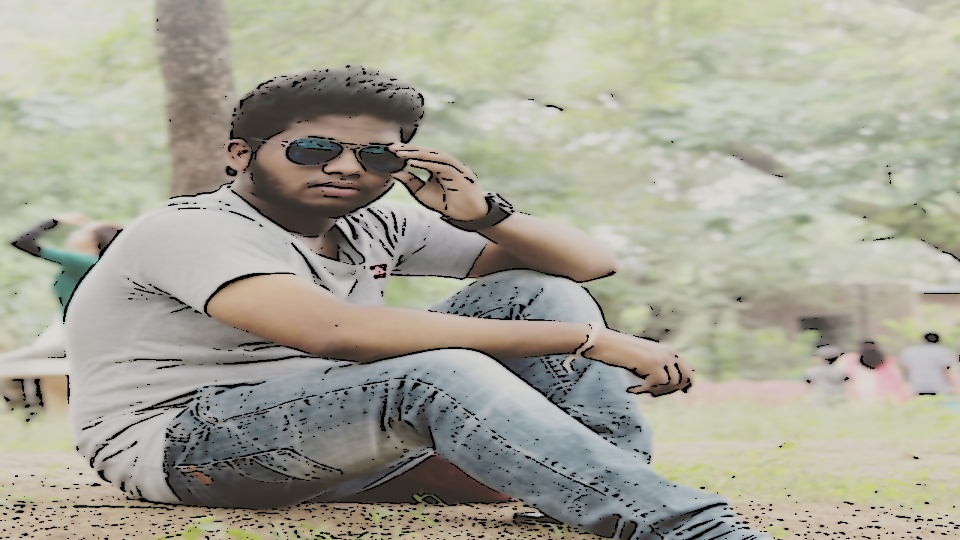
#> input picture cartoonified_Image.jpg, 960 x 540 px
$ python -i 'cartooning image.py'   (imports and definitions only)
#> lines starting #> are read from the running program, lines starting #| are printed output that depends on the picture; after the words box and inside, x2 and y2 are one past the last pixel; in counts of white or black regions, pixels touching at a corner belong together
import cv2 #for image processing
import easygui #to open the filebox
import numpy as np #to store image
import imageio #to read image stored at particular path

import sys
import matplotlib.pyplot as plt
import os
import tkinter as tk
from tkinter import filedialog
from tkinter import *
from PIL import ImageTk, Image

# [4 lines not run here, left out]
# [1 line that did not run here, left out]

def upload():
    ImagePath=easygui.fileopenbox()
    cartoonify(ImagePath)


def cartoonify(ImagePath):
    # read the image
#> called with ImagePath = 'cartoonified_Image.jpg'
    originalmage = cv2.imread(ImagePath)
#> originalmage is the input picture: shape (540, 960, 3); mean B, G, R 150.9, 164.9, 166.4
    originalmage = cv2.cvtColor(originalmage, cv2.COLOR_BGR2RGB)
    #print(image)  # image is stored in form of numbers

    # confirm that image is chosen
    if originalmage is None:
        print("Can not find any image. Choose appropriate file")
        sys.exit()

    ReSized1 = cv2.resize(originalmage, (960, 540))
    #plt.imshow(ReSized1, cmap='gray')


    #converting an image to grayscale
    grayScaleImage= cv2.cvtColor(originalmage, cv2.COLOR_BGR2GRAY)
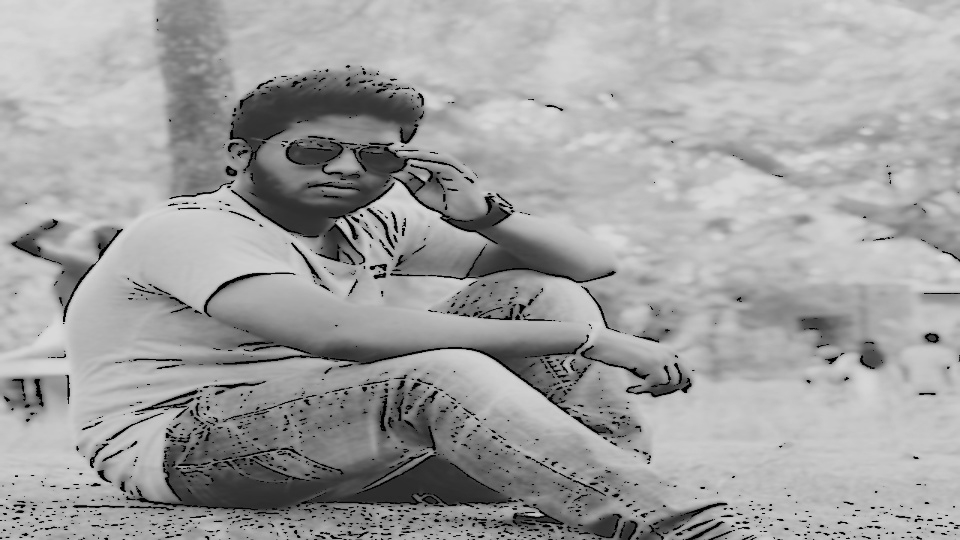
#> grayScaleImage: shape (540, 960); min 0, max 220, mean 160.9
    ReSized2 = cv2.resize(grayScaleImage, (960, 540))
    #plt.imshow(ReSized2, cmap='gray')


    #applying median blur to smoothen an image
    smoothGrayScale = cv2.medianBlur(grayScaleImage, 5)
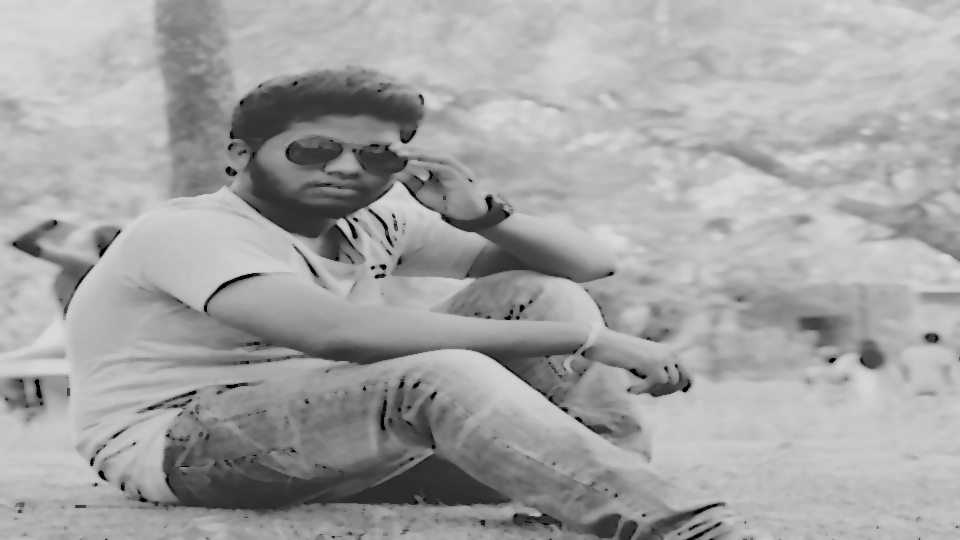
#> smoothGrayScale: shape (540, 960); min 0, max 217, mean 163.5
    ReSized3 = cv2.resize(smoothGrayScale, (960, 540))
    #plt.imshow(ReSized3, cmap='gray')

    #retrieving the edges for cartoon effect
    #by using thresholding technique
    getEdge = cv2.adaptiveThreshold(smoothGrayScale, 255,
        cv2.ADAPTIVE_THRESH_MEAN_C,
        cv2.THRESH_BINARY, 9, 9)
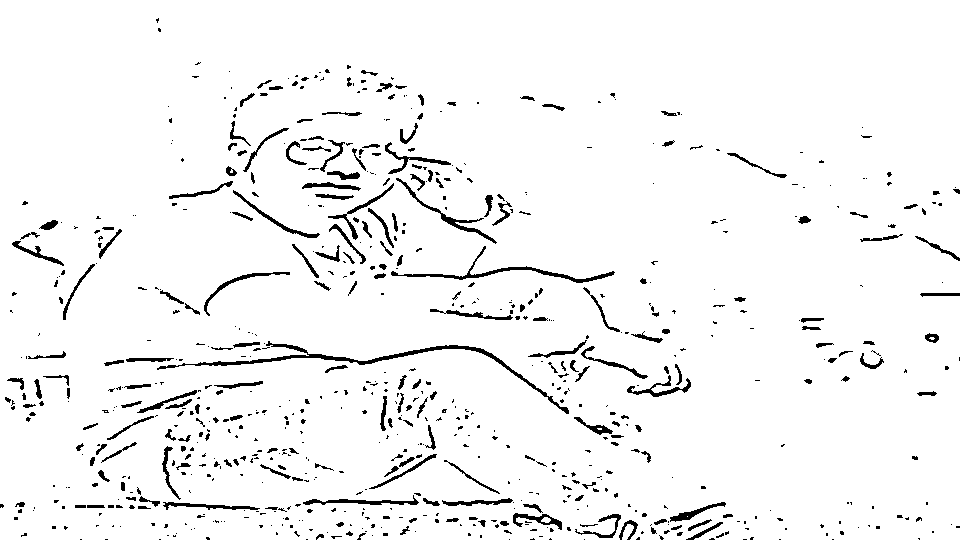
#> getEdge: shape (540, 960); 95.6% white; 740 black regions (514 under 20 px), largest, box (x1, y1, x2, y2) and area: (157, 341, 569, 414) 1601, (391, 246, 615, 283) 807, (396, 178, 497, 244) 494

    ReSized4 = cv2.resize(getEdge, (960, 540))
    #plt.imshow(ReSized4, cmap='gray')

    #applying bilateral filter to remove noise
    #and keep edge sharp as required
    colorImage = cv2.bilateralFilter(originalmage, 9, 300, 300)
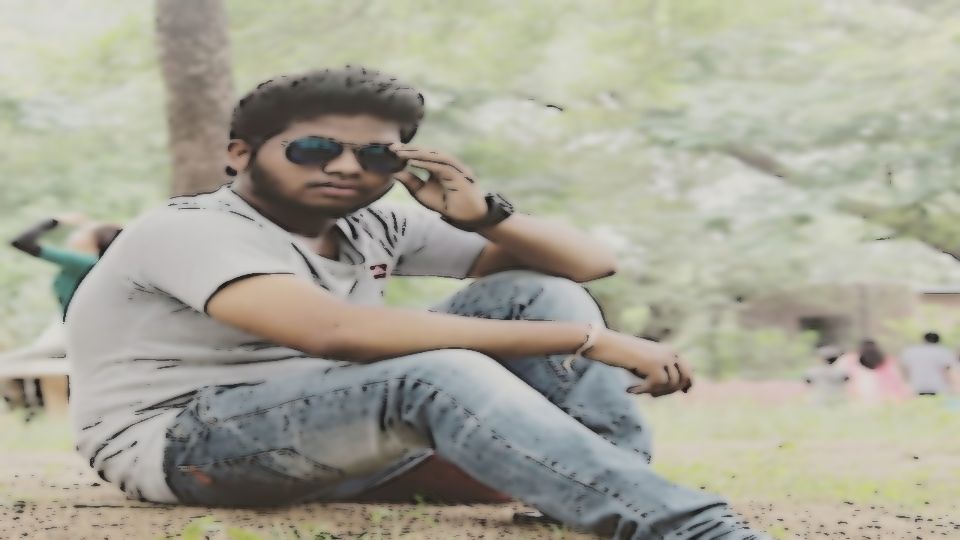
#> colorImage: shape (540, 960, 3); mean R, G, B 167.1, 165.6, 151.5
    ReSized5 = cv2.resize(colorImage, (960, 540))
    #plt.imshow(ReSized5, cmap='gray')


    #masking edged image with our "BEAUTIFY" image
    cartoonImage = cv2.bitwise_and(colorImage, colorImage, mask=getEdge)
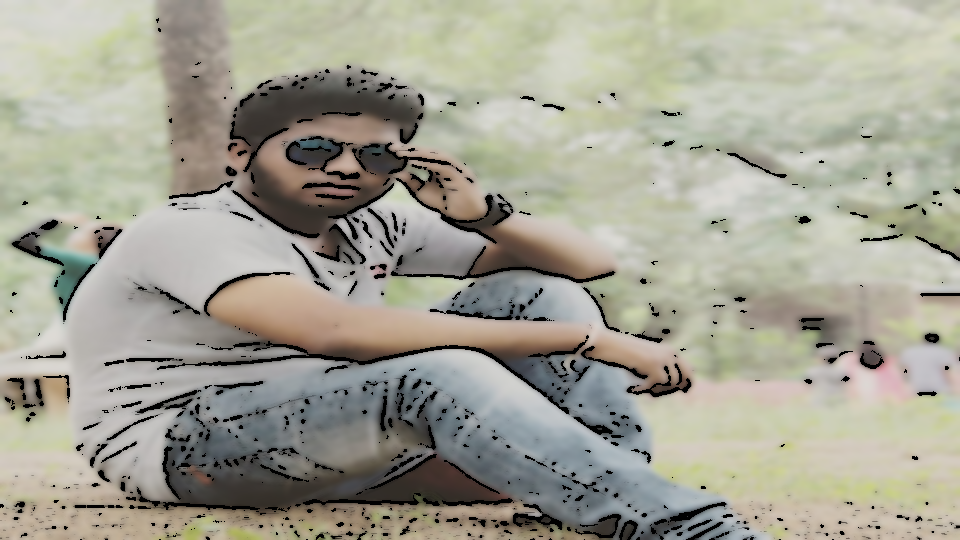
#> cartoonImage: shape (540, 960, 3); mean R, G, B 163.3, 161.9, 148.1

    ReSized6 = cv2.resize(cartoonImage, (960, 540))
    #plt.imshow(ReSized6, cmap='gray')

    # Plotting the whole transition
    images=[ReSized1, ReSized2, ReSized3, ReSized4, ReSized5, ReSized6]

    fig, axes = plt.subplots(3,2, figsize=(8,8), subplot_kw={'xticks':[], 'yticks':[]}, gridspec_kw=dict(hspace=0.1, wspace=0.1))
    for i, ax in enumerate(axes.flat):
        ax.imshow(images[i], cmap='gray')

#> (the run stopped early here; a loop or call above may not have finished)
